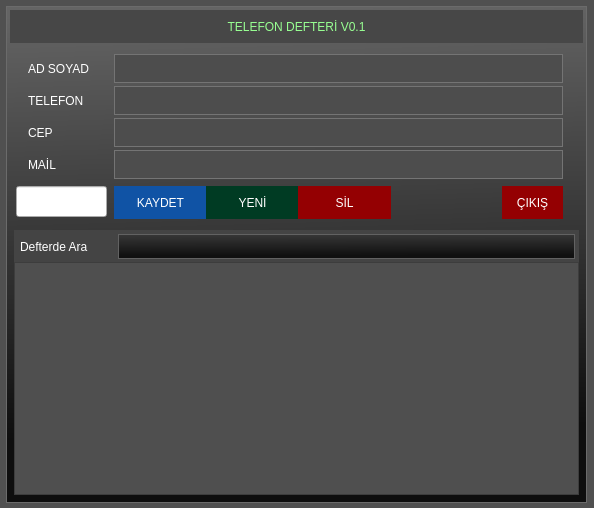
<?xml version="1.0" encoding="UTF-8"?>
<ui version="4.0">
 <class>MainWindow</class>
 <widget class="QMainWindow" name="MainWindow">
  <property name="geometry">
   <rect>
    <x>0</x>
    <y>0</y>
    <width>594</width>
    <height>508</height>
   </rect>
  </property>
  <property name="minimumSize">
   <size>
    <width>594</width>
    <height>505</height>
   </size>
  </property>
  <property name="palette">
   <palette>
    <active>
     <colorrole role="Base">
      <brush brushstyle="SolidPattern">
       <color alpha="255">
        <red>255</red>
        <green>255</green>
        <blue>255</blue>
       </color>
      </brush>
     </colorrole>
     <colorrole role="Window">
      <brush brushstyle="SolidPattern">
       <color alpha="255">
        <red>80</red>
        <green>80</green>
        <blue>80</blue>
       </color>
      </brush>
     </colorrole>
    </active>
    <inactive>
     <colorrole role="Base">
      <brush brushstyle="SolidPattern">
       <color alpha="255">
        <red>255</red>
        <green>255</green>
        <blue>255</blue>
       </color>
      </brush>
     </colorrole>
     <colorrole role="Window">
      <brush brushstyle="SolidPattern">
       <color alpha="255">
        <red>80</red>
        <green>80</green>
        <blue>80</blue>
       </color>
      </brush>
     </colorrole>
    </inactive>
    <disabled>
     <colorrole role="Base">
      <brush brushstyle="SolidPattern">
       <color alpha="255">
        <red>80</red>
        <green>80</green>
        <blue>80</blue>
       </color>
      </brush>
     </colorrole>
     <colorrole role="Window">
      <brush brushstyle="SolidPattern">
       <color alpha="255">
        <red>80</red>
        <green>80</green>
        <blue>80</blue>
       </color>
      </brush>
     </colorrole>
    </disabled>
   </palette>
  </property>
  <property name="windowTitle">
   <string>TELEFON DEFTERİ</string>
  </property>
  <property name="autoFillBackground">
   <bool>true</bool>
  </property>
  <widget class="QWidget" name="centralWidget">
   <widget class="QWidget" name="widget" native="true">
    <property name="geometry">
     <rect>
      <x>6</x>
      <y>6</y>
      <width>581</width>
      <height>497</height>
     </rect>
    </property>
    <property name="styleSheet">
     <string notr="true">#widget {
background-color: qlineargradient(spread:pad, x1:0.472318, y1:0.858, x2:0.444, y2:0.006, stop:0 rgba(14, 14, 14, 255), stop:1 rgba(100, 100, 100, 255));
border:1px solid rgb(107, 107, 107);


}</string>
    </property>
    <widget class="QLabel" name="label">
     <property name="geometry">
      <rect>
       <x>16</x>
       <y>48</y>
       <width>77</width>
       <height>29</height>
      </rect>
     </property>
     <property name="styleSheet">
      <string notr="true">color: rgb(255, 255, 255);
padding:3px;
font: 11pt &quot;MS Serif&quot;;</string>
     </property>
     <property name="text">
      <string>AD SOYAD</string>
     </property>
    </widget>
    <widget class="QLineEdit" name="txt_adsoyad">
     <property name="geometry">
      <rect>
       <x>108</x>
       <y>48</y>
       <width>449</width>
       <height>29</height>
      </rect>
     </property>
     <property name="styleSheet">
      <string notr="true">background-color: rgb(77, 77, 77);
border:solid;
border-width:1px;
border-color: rgb(116, 116, 116);
font: 12pt &quot;MS Serif&quot;;
color: rgb(255, 255, 255);
padding:3px;</string>
     </property>
     <property name="text">
      <string/>
     </property>
    </widget>
    <widget class="QLineEdit" name="txt_telefon">
     <property name="geometry">
      <rect>
       <x>108</x>
       <y>80</y>
       <width>449</width>
       <height>29</height>
      </rect>
     </property>
     <property name="styleSheet">
      <string notr="true">background-color: rgb(77, 77, 77);
border:solid;
border-width:1px;
border-color: rgb(116, 116, 116);
font: 12pt &quot;MS Serif&quot;;
color: rgb(255, 255, 255);
padding:3px;</string>
     </property>
     <property name="text">
      <string/>
     </property>
    </widget>
    <widget class="QLabel" name="label_2">
     <property name="geometry">
      <rect>
       <x>16</x>
       <y>80</y>
       <width>77</width>
       <height>29</height>
      </rect>
     </property>
     <property name="styleSheet">
      <string notr="true">color: rgb(255, 255, 255);
padding:3px;
font: 11pt &quot;MS Serif&quot;;</string>
     </property>
     <property name="text">
      <string>TELEFON</string>
     </property>
    </widget>
    <widget class="QLabel" name="label_3">
     <property name="geometry">
      <rect>
       <x>16</x>
       <y>112</y>
       <width>77</width>
       <height>29</height>
      </rect>
     </property>
     <property name="styleSheet">
      <string notr="true">color: rgb(255, 255, 255);
padding:3px;
font: 11pt &quot;MS Serif&quot;;</string>
     </property>
     <property name="text">
      <string>CEP</string>
     </property>
    </widget>
    <widget class="QLineEdit" name="txt_cep">
     <property name="geometry">
      <rect>
       <x>108</x>
       <y>112</y>
       <width>449</width>
       <height>29</height>
      </rect>
     </property>
     <property name="styleSheet">
      <string notr="true">background-color: rgb(77, 77, 77);
border:solid;
border-width:1px;
border-color: rgb(116, 116, 116);
font: 12pt &quot;MS Serif&quot;;
color: rgb(255, 255, 255);
padding:3px;</string>
     </property>
     <property name="text">
      <string/>
     </property>
    </widget>
    <widget class="QLabel" name="label_4">
     <property name="geometry">
      <rect>
       <x>16</x>
       <y>144</y>
       <width>77</width>
       <height>29</height>
      </rect>
     </property>
     <property name="styleSheet">
      <string notr="true">color: rgb(255, 255, 255);
padding:3px;
font: 11pt &quot;MS Serif&quot;;</string>
     </property>
     <property name="text">
      <string>MAİL</string>
     </property>
    </widget>
    <widget class="QLineEdit" name="txt_mail">
     <property name="geometry">
      <rect>
       <x>108</x>
       <y>144</y>
       <width>449</width>
       <height>29</height>
      </rect>
     </property>
     <property name="styleSheet">
      <string notr="true">background-color: rgb(77, 77, 77);
border:solid;
border-width:1px;
border-color: rgb(116, 116, 116);
font: 12pt &quot;MS Serif&quot;;
color: rgb(255, 255, 255);
padding:3px;</string>
     </property>
     <property name="text">
      <string/>
     </property>
    </widget>
    <widget class="QPushButton" name="btn_kaydet">
     <property name="geometry">
      <rect>
       <x>108</x>
       <y>180</y>
       <width>93</width>
       <height>33</height>
      </rect>
     </property>
     <property name="cursor">
      <cursorShape>PointingHandCursor</cursorShape>
     </property>
     <property name="styleSheet">
      <string notr="true">QPushButton {
background-color: rgb(16, 83, 165);
color: rgb(255, 255, 255);
border:solid;
font: 11pt &quot;Tahoma&quot;;
}
QPushButton:hover {
background-color: rgb(0, 126, 244);
}</string>
     </property>
     <property name="text">
      <string>KAYDET</string>
     </property>
     <property name="flat">
      <bool>false</bool>
     </property>
    </widget>
    <widget class="QPushButton" name="btn_yeni">
     <property name="geometry">
      <rect>
       <x>200</x>
       <y>180</y>
       <width>93</width>
       <height>33</height>
      </rect>
     </property>
     <property name="cursor">
      <cursorShape>PointingHandCursor</cursorShape>
     </property>
     <property name="styleSheet">
      <string notr="true">QPushButton {
background-color: rgb(0, 59, 35);
color: rgb(255, 255, 255);
border:solid;
	font: 11pt &quot;Tahoma&quot;;
}
QPushButton:hover {
background-color: rgb(32, 189, 23);
}</string>
     </property>
     <property name="text">
      <string>YENİ</string>
     </property>
     <property name="flat">
      <bool>false</bool>
     </property>
    </widget>
    <widget class="QPushButton" name="btn_sil">
     <property name="geometry">
      <rect>
       <x>292</x>
       <y>180</y>
       <width>93</width>
       <height>33</height>
      </rect>
     </property>
     <property name="cursor">
      <cursorShape>PointingHandCursor</cursorShape>
     </property>
     <property name="styleSheet">
      <string notr="true">QPushButton {
background-color: rgb(148, 0, 2);
color: rgb(255, 255, 255);
border:solid;
font: 11pt &quot;Tahoma&quot;;
}
QPushButton:hover {
background-color: rgb(255, 0, 4);
}</string>
     </property>
     <property name="text">
      <string>SİL</string>
     </property>
     <property name="flat">
      <bool>false</bool>
     </property>
    </widget>
    <widget class="QPushButton" name="btn_sil_2">
     <property name="geometry">
      <rect>
       <x>496</x>
       <y>180</y>
       <width>61</width>
       <height>33</height>
      </rect>
     </property>
     <property name="cursor">
      <cursorShape>PointingHandCursor</cursorShape>
     </property>
     <property name="styleSheet">
      <string notr="true">QPushButton {
background-color: rgb(148, 0, 2);
color: rgb(255, 255, 255);
border:solid;
font: 11pt &quot;Tahoma&quot;;
}
QPushButton:hover {
background-color: rgb(255, 0, 4);
}</string>
     </property>
     <property name="text">
      <string>ÇIKIŞ</string>
     </property>
     <property name="flat">
      <bool>false</bool>
     </property>
    </widget>
    <widget class="QTableView" name="tbl_liste">
     <property name="geometry">
      <rect>
       <x>8</x>
       <y>256</y>
       <width>565</width>
       <height>233</height>
      </rect>
     </property>
     <property name="styleSheet">
      <string notr="true">QTableView {
	background-color: rgb(79, 79, 79);
	color: rgb(255, 255, 255);
}
QTableView ::section{
	background-color: rgb(79, 79, 79);
}
QTableView QHeaderView
{
background-color: rgb(79, 79, 79);
}
QTableView  QHeaderView::section:horizonta{
    height: 24px;
    border-style: none;
    border: 1px solid  rgb(147, 147, 147);
	background-color: qlineargradient(spread:pad, x1:0.472318, y1:0.858, x2:0.444, y2:0.006, stop:0 rgba(75, 75, 75, 255), stop:1 rgba(137, 137, 137, 255));
	color: rgb(255, 255, 255);
 }
QTableView  QHeaderView::section:vertical{
	width:0px;
	border-style: none;
 }</string>
     </property>
     <property name="selectionBehavior">
      <enum>QAbstractItemView::SelectRows</enum>
     </property>
    </widget>
    <widget class="QLineEdit" name="txt_id">
     <property name="geometry">
      <rect>
       <x>10</x>
       <y>180</y>
       <width>91</width>
       <height>31</height>
      </rect>
     </property>
    </widget>
    <widget class="QLabel" name="label_5">
     <property name="geometry">
      <rect>
       <x>4</x>
       <y>4</y>
       <width>573</width>
       <height>33</height>
      </rect>
     </property>
     <property name="styleSheet">
      <string notr="true">font: 75 14pt &quot;MS Sans Serif&quot;;
color: rgb(152, 255, 146);
background-color: rgb(71, 71, 71);
padding:6px;

</string>
     </property>
     <property name="text">
      <string>TELEFON DEFTERİ V0.1</string>
     </property>
     <property name="alignment">
      <set>Qt::AlignCenter</set>
     </property>
    </widget>
    <widget class="QLabel" name="label_6">
     <property name="geometry">
      <rect>
       <x>8</x>
       <y>224</y>
       <width>565</width>
       <height>33</height>
      </rect>
     </property>
     <property name="styleSheet">
      <string notr="true">background-color: rgb(68, 68, 68);
color: rgb(255, 255, 255);
font: 11pt &quot;Tahoma&quot;;
padding:3px;</string>
     </property>
     <property name="text">
      <string>Defterde Ara</string>
     </property>
    </widget>
    <widget class="QLineEdit" name="txt_ara">
     <property name="geometry">
      <rect>
       <x>112</x>
       <y>228</y>
       <width>457</width>
       <height>25</height>
      </rect>
     </property>
     <property name="styleSheet">
      <string notr="true">padding:3px;
background-color: qlineargradient(spread:pad, x1:0.472318, y1:0.858, x2:0.444, y2:0.006, stop:0 rgba(16, 16, 16, 255), stop:1 rgba(55, 55, 55, 255));
border:1px solid rgb(98, 98, 98);
color: rgb(255, 255, 255);</string>
     </property>
    </widget>
    <zorder>label</zorder>
    <zorder>txt_adsoyad</zorder>
    <zorder>txt_telefon</zorder>
    <zorder>label_2</zorder>
    <zorder>label_3</zorder>
    <zorder>txt_cep</zorder>
    <zorder>label_4</zorder>
    <zorder>txt_mail</zorder>
    <zorder>btn_kaydet</zorder>
    <zorder>btn_yeni</zorder>
    <zorder>btn_sil</zorder>
    <zorder>btn_sil_2</zorder>
    <zorder>txt_id</zorder>
    <zorder>label_5</zorder>
    <zorder>label_6</zorder>
    <zorder>txt_ara</zorder>
    <zorder>tbl_liste</zorder>
   </widget>
  </widget>
 </widget>
 <layoutdefault spacing="6" margin="11"/>
 <resources/>
 <connections/>
</ui>
